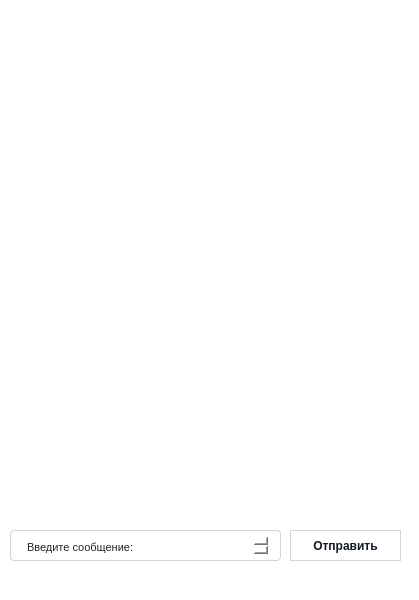
<?xml version="1.0" encoding="UTF-8"?>
<ui version="4.0">
 <class>Messager</class>
 <widget class="QWidget" name="Messager">
  <property name="enabled">
   <bool>true</bool>
  </property>
  <property name="geometry">
   <rect>
    <x>0</x>
    <y>0</y>
    <width>419</width>
    <height>600</height>
   </rect>
  </property>
  <property name="windowTitle">
   <string>Form</string>
  </property>
  <property name="styleSheet">
   <string notr="true">QWidget{
	background-color: rgb(255, 255, 255)
}</string>
  </property>
  <widget class="QTextEdit" name="messageTextEdit">
   <property name="geometry">
    <rect>
     <x>10</x>
     <y>530</y>
     <width>271</width>
     <height>31</height>
    </rect>
   </property>
   <property name="styleSheet">
    <string notr="true">#messageTextEdit{
	padding: 6px 12px;
	font-size: 16px;
	font-weight: 400;
	line-height: 1.5;
	color: #212529;
	background-color: #fff;
	background-clip: padding-box;
	border: 1px solid #ced4da;
	appearance: none;
	border-radius: 4px;
	transition: border-color .15s ease-in-out,box-shadow .15s ease-in-out;
}
#messageTextEdit:focus{
	color: #212529;
	background-color: #fff;
	border-color: #86b7fe;
	outline: 0;
	box-shadow: 0 0 0 0.25rem rgb(13 110 253 / 25%);
}
                </string>
   </property>
   <property name="html">
    <string>&lt;!DOCTYPE HTML PUBLIC &quot;-//W3C//DTD HTML 4.0//EN&quot; &quot;http://www.w3.org/TR/REC-html40/strict.dtd&quot;&gt;
&lt;html&gt;&lt;head&gt;&lt;meta name=&quot;qrichtext&quot; content=&quot;1&quot; /&gt;&lt;style type=&quot;text/css&quot;&gt;
p, li { white-space: pre-wrap; }
&lt;/style&gt;&lt;/head&gt;&lt;body style=&quot; font-family:'MS Shell Dlg 2'; font-size:16px; font-weight:400; font-style:normal;&quot;&gt;
&lt;p style=&quot; margin-top:0px; margin-bottom:0px; margin-left:0px; margin-right:0px; -qt-block-indent:0; text-indent:0px;&quot;&gt;&lt;span style=&quot; font-size:8.25pt;&quot;&gt;Введите сообщение:&lt;/span&gt;&lt;/p&gt;&lt;/body&gt;&lt;/html&gt;</string>
   </property>
  </widget>
  <widget class="QPushButton" name="sendMessageButton">
   <property name="geometry">
    <rect>
     <x>290</x>
     <y>530</y>
     <width>111</width>
     <height>31</height>
    </rect>
   </property>
   <property name="styleSheet">
    <string notr="true">/* CSS */
#sendMessageButton {
  background-color: #FFFFFF;
  border: 1px solid rgb(209,213,219);
  border-radius: .5rem;
  box-sizing: border-box;
  color: #111827;
  font-family: &quot;Inter var&quot;,ui-sans-serif,system-ui,-apple-system,system-ui,&quot;Segoe UI&quot;,Roboto,&quot;Helvetica Neue&quot;,Arial,&quot;Noto Sans&quot;,sans-serif,&quot;Apple Color Emoji&quot;,&quot;Segoe UI Emoji&quot;,&quot;Segoe UI Symbol&quot;,&quot;Noto Color Emoji&quot;;
  font-size: .875rem;
  font-weight: 600;
  line-height: 1.25rem;
  padding: .75rem 1rem;
  text-align: center;
  text-decoration: none #D1D5DB solid;
  text-decoration-thickness: auto;
  box-shadow: 0 1px 2px 0 rgba(0, 0, 0, 0.05);
  cursor: pointer;
}

#sendMessageButton:hover {
  background-color: rgb(249,250,251);
}

#sendMessageButton:focus {
  outline: 2px solid transparent;
  outline-offset: 2px;
}

#sendMessageButton:focus-visible {
  box-shadow: none;
}</string>
   </property>
   <property name="text">
    <string>Отправить</string>
   </property>
   <property name="checkable">
    <bool>false</bool>
   </property>
  </widget>
 </widget>
 <resources/>
 <connections/>
</ui>
